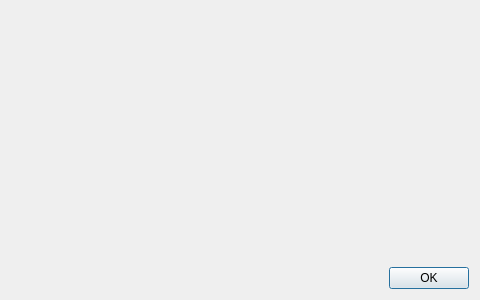
<?xml version="1.0" encoding="UTF-8"?>
<ui version="4.0">
 <class>EvdsKeyHelpDialog</class>
 <widget class="QDialog" name="EvdsKeyHelpDialog">
  <property name="geometry">
   <rect>
    <x>0</x>
    <y>0</y>
    <width>480</width>
    <height>300</height>
   </rect>
  </property>
  <property name="windowTitle">
   <string>EVDS Anahtarı Hakkında</string>
  </property>
  <layout class="QVBoxLayout" name="verticalLayout">
   <item>
    <widget class="QLabel" name="labelContent">
     <property name="text">
      <string/>
     </property>
     <property name="wordWrap">
      <bool>true</bool>
     </property>
     <property name="openExternalLinks">
      <bool>true</bool>
     </property>
    </widget>
   </item>
   <item>
    <widget class="QDialogButtonBox" name="buttonBox">
     <property name="orientation">
      <enum>Qt::Orientation::Horizontal</enum>
     </property>
     <property name="standardButtons">
      <set>QDialogButtonBox::StandardButton::Ok</set>
     </property>
    </widget>
   </item>
  </layout>
 </widget>
 <resources/>
 <connections>
  <connection>
   <sender>buttonBox</sender>
   <signal>accepted()</signal>
   <receiver>EvdsKeyHelpDialog</receiver>
   <slot>accept()</slot>
   <hints>
    <hint type="sourcelabel">
     <x>248</x>
     <y>254</y>
    </hint>
    <hint type="destinationlabel">
     <x>157</x>
     <y>274</y>
    </hint>
   </hints>
  </connection>
 </connections>
</ui>
